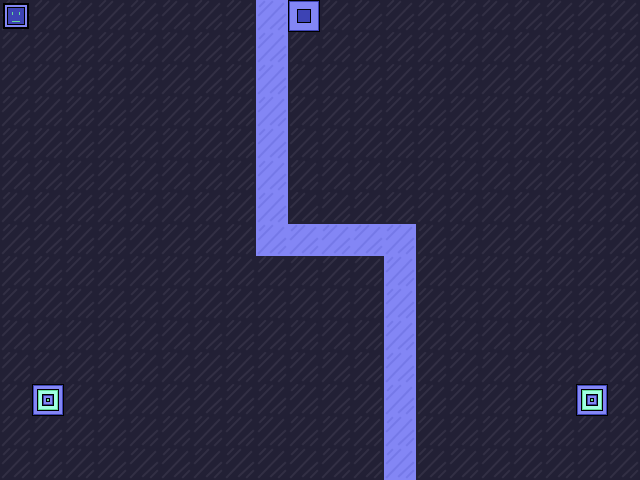

A level layout from a 2D game, rendered from its tile map. Below: a short description, then the map file with tile-grid data replaced by summaries:
An orthogonal 20x15 tile map with 32x32 px tiles, 2 tile layers (background, entities), 2 tilesets.

<map version="1.2" tiledversion="1.3.5" orientation="orthogonal" renderorder="right-down" width="20" height="15" tilewidth="32" tileheight="32" infinite="0" nextlayerid="3" nextobjectid="1">
 <tileset firstgid="1" source="bgTiles.tsx" />
 <tileset firstgid="65" source="entityTiles.tsx" />
 <layer id="1" name="background" width="20" height="15">
  <data>[300 cells, 300 non-empty, 2 distinct tile ids]</data>
 </layer>
 <layer id="2" name="entities" width="20" height="15">
  <data>[300 cells, 4 non-empty, 3 distinct tile ids]</data>
 </layer>
</map>
